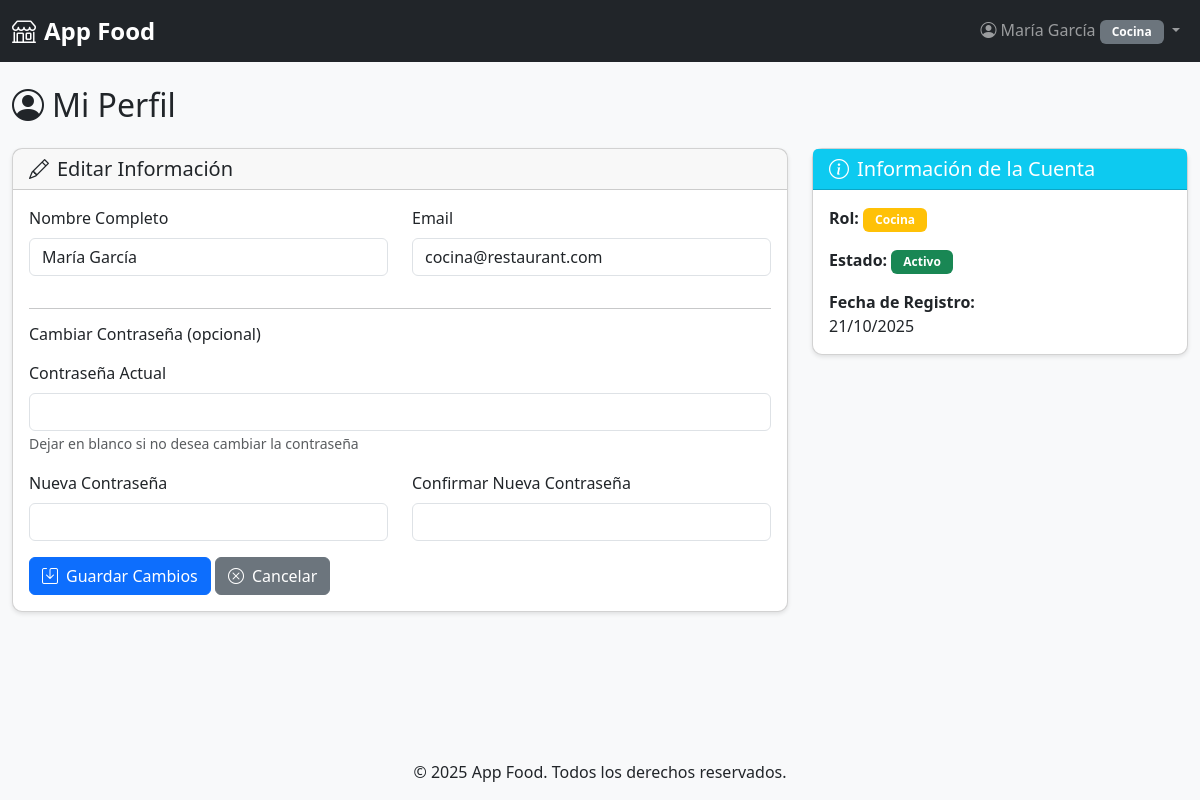
The page /views/perfil/index.php (signed in) on the database its author committed.
### tables this page shows
CREATE TABLE usuarios (
    id INT AUTO_INCREMENT PRIMARY KEY,
    nombre VARCHAR(100) NOT NULL,
    email VARCHAR(100) UNIQUE NOT NULL,
    password_hash VARCHAR(255) NOT NULL,
    rol ENUM('mesero', 'cocina', 'gerente') NOT NULL,
    activo TINYINT(1) DEFAULT 1,
    fecha_creacion TIMESTAMP DEFAULT CURRENT_TIMESTAMP,
    INDEX idx_email (email),
    INDEX idx_rol (rol)
);

### models/usuario.php (called while the page is built, shortened)
<?php
class Usuario {
    private $conn;
    private $table = 'usuarios';
    public function __construct($db) {
        $this->conn = $db;
    }
    public function getById($id) {
        $query = "SELECT id, nombre, email, rol, activo, fecha_creacion
                  FROM " . $this->table . "
                  WHERE id = :id";
        $stmt = $this->conn->prepare($query);
        $stmt->bindParam(':id', $id);
        $stmt->execute();
        return $stmt->fetch();
    }
}
?>

### views/perfil/index.php (the view, shortened to what this page needs)
<?php
require_once __DIR__ . '/../../models/Usuario.php';
$database = new Database();
$db = $database->getConnection();
$usuario = new Usuario($db);
$user_data = $usuario->getById($_SESSION['user_id']);
include __DIR__ . '/../../include/header.php';
?>
<div class="container-fluid mt-4">
    <div class="row mb-3">
        <div class="col-12">
            <h2><i class="bi bi-person-circle me-2"></i>Mi Perfil</h2>
        </div>
    </div>
    <div class="row">
        <div class="col-12 col-lg-8">
            <div class="card">
                <div class="card-header">
                    <h5 class="mb-0"><i class="bi bi-pencil me-2"></i>Editar Información</h5>
                </div>
                <div class="card-body">
                    <form method="POST" action="">
                        <div class="row">
                            <div class="col-12 col-md-6 mb-3">
                                <label class="form-label">Nombre Completo</label>
                                <input type="text"
                                       class="form-control"
                                       name="nombre"
                                       value="<?php echo htmlspecialchars($user_data['nombre']); ?>"
                                       required>
                            </div>
                            <div class="col-12 col-md-6 mb-3">
                                <label class="form-label">Email</label>
                                <input type="email"
                                       class="form-control"
                                       name="email"
                                       value="<?php echo htmlspecialchars($user_data['email']); ?>"
                                       required>
                            </div>
                        </div>
                        <hr>
                        <h6 class="mb-3">Cambiar Contraseña (opcional)</h6>
                        <div class="row">
                            <div class="col-12 mb-3">
                                <label class="form-label">Contraseña Actual</label>
                                <input type="password" class="form-control" name="password_actual">
                                <small class="form-text text-muted">Dejar en blanco si no desea cambiar la contraseña</small>
                            </div>
                            <div class="col-12 col-md-6 mb-3">
                                <label class="form-label">Nueva Contraseña</label>
                                <input type="password" class="form-control" name="password_nueva">
                            </div>
                            <div class="col-12 col-md-6 mb-3">
                                <label class="form-label">Confirmar Nueva Contraseña</label>
                                <input type="password" class="form-control" name="password_confirmar">
                            </div>
                        </div>
                        <button type="submit" class="btn btn-primary">
                            <i class="bi bi-save me-2"></i>Guardar Cambios
                        </button>
                        <a href="<?php echo BASE_URL; ?>/index.php" class="btn btn-secondary">
                            <i class="bi bi-x-circle me-2"></i>Cancelar
                        </a>
                    </form>
                </div>
            </div>
        </div>
        <div class="col-12 col-lg-4 mt-3 mt-lg-0">
            <div class="card">
                <div class="card-header bg-info text-white">
                    <h5 class="mb-0"><i class="bi bi-info-circle me-2"></i>Información de la Cuenta</h5>
                </div>
                <div class="card-body">
                    <p><strong>Rol:</strong>
                        <span class="badge bg-<?php
                            echo $user_data['rol'] === 'gerente' ? 'danger' :
                                ($user_data['rol'] === 'mesero' ? 'primary' : 'warning');
                        ?>">
                            <?php echo ucfirst($user_data['rol']); ?>
                        </span>
                    </p>
                    <p><strong>Estado:</strong>
                        <span class="badge bg-success">Activo</span>
                    </p>
                    <p class="mb-0"><strong>Fecha de Registro:</strong><br>
                        <?php echo date('d/m/Y', strtotime($user_data['fecha_creacion'])); ?>
                    </p>
                </div>
            </div>
        </div>
    </div>
</div>
<?php include __DIR__ . '/../../include/footer.php'; ?>

### assets/css/style.css (style rules this page uses)
body { min-height: 100vh; display: flex; flex-direction: column; background-color: #f8f9fa; }
.container-fluid { flex: 1; }
.card { border-radius: 10px; box-shadow: 0 2px 4px rgba(0,0,0,0.1); transition: transform 0.2s, box-shadow 0.2s; }
.btn { border-radius: 6px; transition: all 0.3s; }
.badge { padding: 6px 12px; font-weight: 600; }

### rows shown on the page
usuarios: nombre "María García", email "cocina@restaurant.com", rol "Cocina", fecha_creacion "21/10/2025"

### other values the page prints
APP_NAME "App Food"
$_SESSION['user_nombre'] "María García"
$_SESSION['user_rol'] "Cocina"
